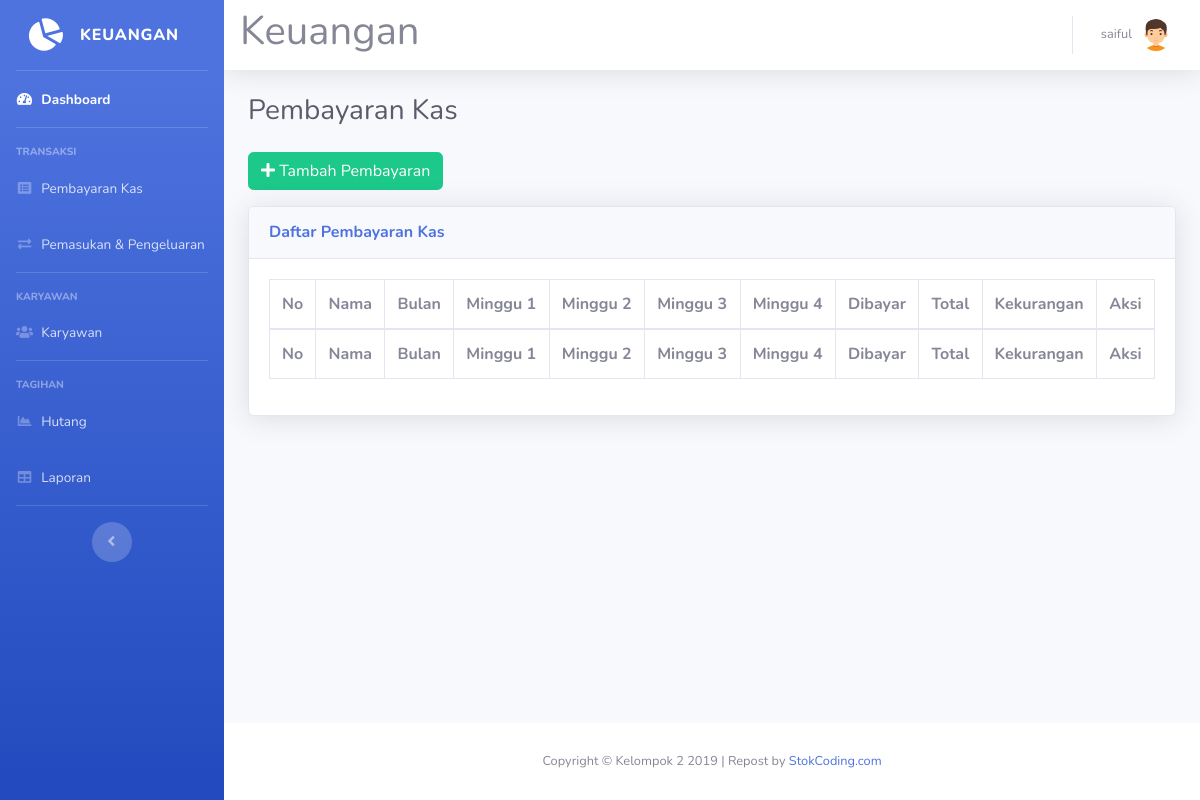
Page /pembayaran.php (signed in) on the earlier database version.
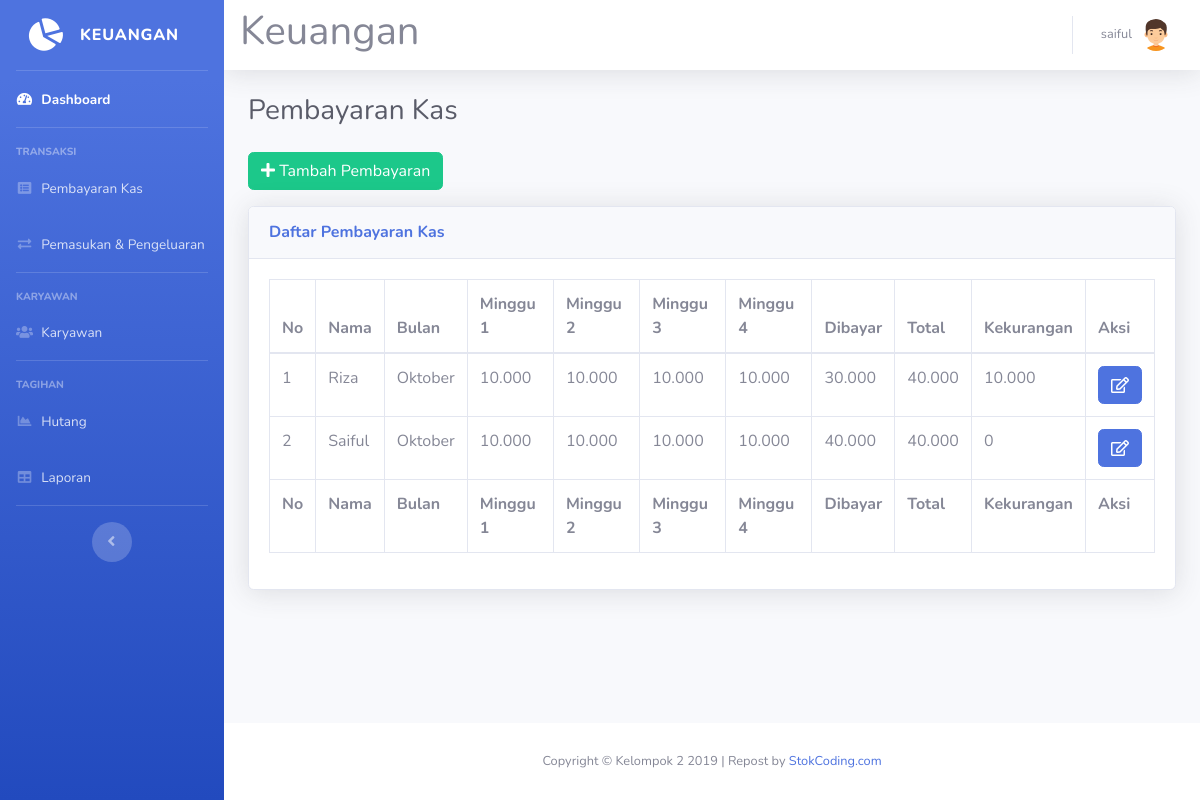
Same page on the later database version.
### tables this page shows
CREATE TABLE `pembayaran_kas` (
  `id_kas` int(11) NOT NULL,
  `nama` varchar(50) NOT NULL,
  `minggu_1` int(11) DEFAULT 0,
  `minggu_2` int(11) DEFAULT 0,
  `minggu_3` int(11) DEFAULT 0,
  `minggu_4` int(11) DEFAULT 0,
  `bulan` varchar(20) NOT NULL,
  `dibayar` int(11) DEFAULT 0,
  `total` int(11) DEFAULT 0,
  `kekurangan` int(11) DEFAULT 0
);

### pembayaran.php (the view, shortened to what this page needs)
<!DOCTYPE html>
<html lang="en">
<head>
  <link href="vendor/fontawesome-free/css/all.min.css" rel="stylesheet" type="text/css">
  <link href="css/sb-admin-2.min.css" rel="stylesheet">
  <link href="vendor/datatables/dataTables.bootstrap4.min.css" rel="stylesheet">
</head>
<body id="page-top">
<?php
require 'koneksi.php';
require 'sidebar.php';
$queryKas = mysqli_query($koneksi, "SELECT * FROM pembayaran_kas ORDER BY bulan, nama");
?>
  <div id="content">
<?php require 'navbar.php'; ?>
    <div class="container-fluid">
      <div class="d-sm-flex align-items-center justify-content-between mb-4">
        <h1 class="h3 mb-0 text-gray-800">Pembayaran Kas</h1>
      </div>
      <button type="button" class="btn btn-success mb-3" data-toggle="modal" data-target="#modalTambahKas">
        <i class="fa fa-plus"></i> Tambah Pembayaran
      </button>
      <div class="card shadow mb-4">
        <div class="card-header py-3">
          <h6 class="m-0 font-weight-bold text-primary">Daftar Pembayaran Kas</h6>
        </div>
        <div class="card-body">
          <div class="table-responsive">
            <table class="table table-bordered" id="dataTable" width="100%" cellspacing="0">
              <thead>
                <tr>
                  <th>No</th>
                  <th>Nama</th>
                  <th>Bulan</th>
                  <th>Minggu 1</th>
                  <th>Minggu 2</th>
                  <th>Minggu 3</th>
                  <th>Minggu 4</th>
                  <th>Dibayar</th>
                  <th>Total</th>
                  <th>Kekurangan</th>
                  <th>Aksi</th>
                </tr>
              </thead>
              <tfoot>
                <tr>
                  <th>No</th>
                  <th>Nama</th>
                  <th>Bulan</th>
                  <th>Minggu 1</th>
                  <th>Minggu 2</th>
                  <th>Minggu 3</th>
                  <th>Minggu 4</th>
                  <th>Dibayar</th>
                  <th>Total</th>
                  <th>Kekurangan</th>
                  <th>Aksi</th>
                </tr>
              </tfoot>
              <tbody>
<?php
$no = 1;
while ($row = mysqli_fetch_assoc($queryKas)) {
?>
                <tr>
                  <td><?= $no++; ?></td>
                  <td><?= htmlspecialchars($row['nama'], ENT_QUOTES, 'UTF-8'); ?></td>
                  <td><?= htmlspecialchars($row['bulan'], ENT_QUOTES, 'UTF-8'); ?></td>
                  <td><?= number_format($row['minggu_1'], 0, ',', '.'); ?></td>
                  <td><?= number_format($row['minggu_2'], 0, ',', '.'); ?></td>
                  <td><?= number_format($row['minggu_3'], 0, ',', '.'); ?></td>
                  <td><?= number_format($row['minggu_4'], 0, ',', '.'); ?></td>
                  <td><?= number_format($row['dibayar'], 0, ',', '.'); ?></td>
                  <td><?= number_format($row['total'], 0, ',', '.'); ?></td>
                  <td><?= number_format($row['kekurangan'], 0, ',', '.'); ?></td>
                  <td>
                    <a href="#" type="button" class="fa fa-edit btn btn-primary btn-md" data-toggle="modal" data-target="#modalEditKas<?= $row['id_kas']; ?>"></a>
                  </td>
                </tr>
<?php
}
?>
              </tbody>
            </table>
          </div>
        </div>
      </div>
    </div>
  </div>
<?php require 'footer.php'; ?>
    </div>
  </div>
</body>
</html>

### sidebar.php
<div id="wrapper">
  <ul class="navbar-nav bg-gradient-primary sidebar sidebar-dark accordion" id="accordionSidebar">
    <a class="sidebar-brand d-flex align-items-center justify-content-center" href="index.php">
      <div class="sidebar-brand-icon rotate-n-15">
        <i class="fas fa-chart-pie"></i>
      </div>
      <div class="sidebar-brand-text mx-3">Keuangan</div>
    </a>
    <hr class="sidebar-divider my-0">
    <li class="nav-item active">
      <a class="nav-link" href="index.php">
        <i class="fas fa-fw fa-tachometer-alt"></i>
        <span>Dashboard</span></a>
    </li>
    <hr class="sidebar-divider">
    <div class="sidebar-heading">
      Transaksi
    </div>
    <li class="nav-item">
      <a class="nav-link" href="pembayaran.php">
        <i class="fas fa-fw fa-list-alt"></i>
        <span>Pembayaran Kas</span></a>
    </li>
    <li class="nav-item">
      <a class="nav-link collapsed" href="transaksi.php">
        <i class="fas fa-fw fa-exchange-alt"></i>
        <span>Pemasukan &amp; Pengeluaran</span>
      </a>
    </li>
    <hr class="sidebar-divider">
    <div class="sidebar-heading">
      Karyawan
    </div>
    <li class="nav-item">
      <a class="nav-link collapsed" href="karyawan.php">
        <i class="fas fa-fw fa-users"></i>
        <span>Karyawan</span>
      </a>
    </li>
    <hr class="sidebar-divider">
    <div class="sidebar-heading">
      Tagihan
    </div>
    <li class="nav-item">
      <a class="nav-link" href="hutang.php">
        <i class="fas fa-fw fa-chart-area"></i>
        <span>Hutang</span></a>
    </li>
    <li class="nav-item">
      <a class="nav-link" href="laporan.php">
        <i class="fas fa-fw fa-table"></i>
        <span>Laporan</span></a>
    </li>
    <hr class="sidebar-divider d-none d-md-block">
    <div class="text-center d-none d-md-inline">
      <button class="rounded-circle border-0" id="sidebarToggle"></button>
    </div>
  </ul>
  <div id="content-wrapper" class="d-flex flex-column">

### navbar.php (shortened to what this page needs)
        <nav class="navbar navbar-expand navbar-light bg-white topbar mb-4 static-top shadow">
		<h1>Keuangan</h1>
<?php require 'user.php'; ?>
        </nav>

### user.php (shortened to what this page needs)
<ul class="navbar-nav ml-auto">
  <li class="nav-item dropdown no-arrow">
    <a class="nav-link dropdown-toggle" href="#" id="userDropdown" role="button" data-toggle="dropdown" aria-haspopup="true" aria-expanded="false">
      <span class="mr-2 d-none d-lg-inline text-gray-600 small"><?=$_SESSION['nama']?></span>
      <img class="img-profile rounded-circle" src="img/boy(2).png">
    </a>
  </li>
</ul>

### footer.php
<footer class="sticky-footer bg-white">
  <div class="container my-auto">
    <div class="copyright text-center my-auto">
      <span>Copyright &copy; Kelompok 2 2019</span> | Repost by <a href='https://stokcoding.com/' title='StokCoding.com' target='_blank'>StokCoding.com</a>
    </div>
  </div>
</footer>

Differences in the rows shown:
added pembayaran_kas: nama "Riza", bulan "Oktober", minggu_1 "10.000", minggu_2 "10.000", minggu_3 "10.000", minggu_4 "10.000", dibayar "30.000", total "40.000", kekurangan "10.000"
added pembayaran_kas: nama "Saiful", bulan "Oktober", minggu_1 "10.000", minggu_2 "10.000", minggu_3 "10.000", minggu_4 "10.000", dibayar "40.000", total "40.000", kekurangan "0"
